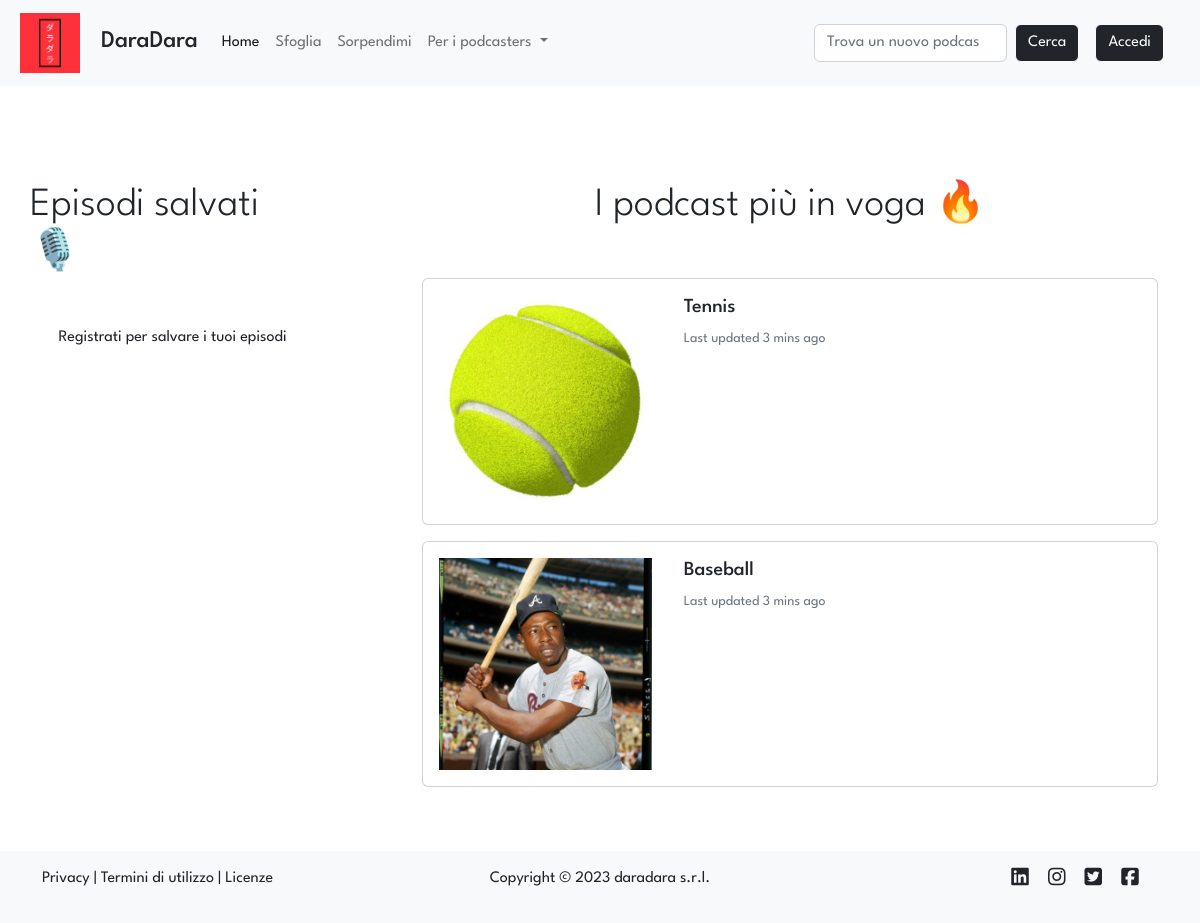
Before: / with the older database file.
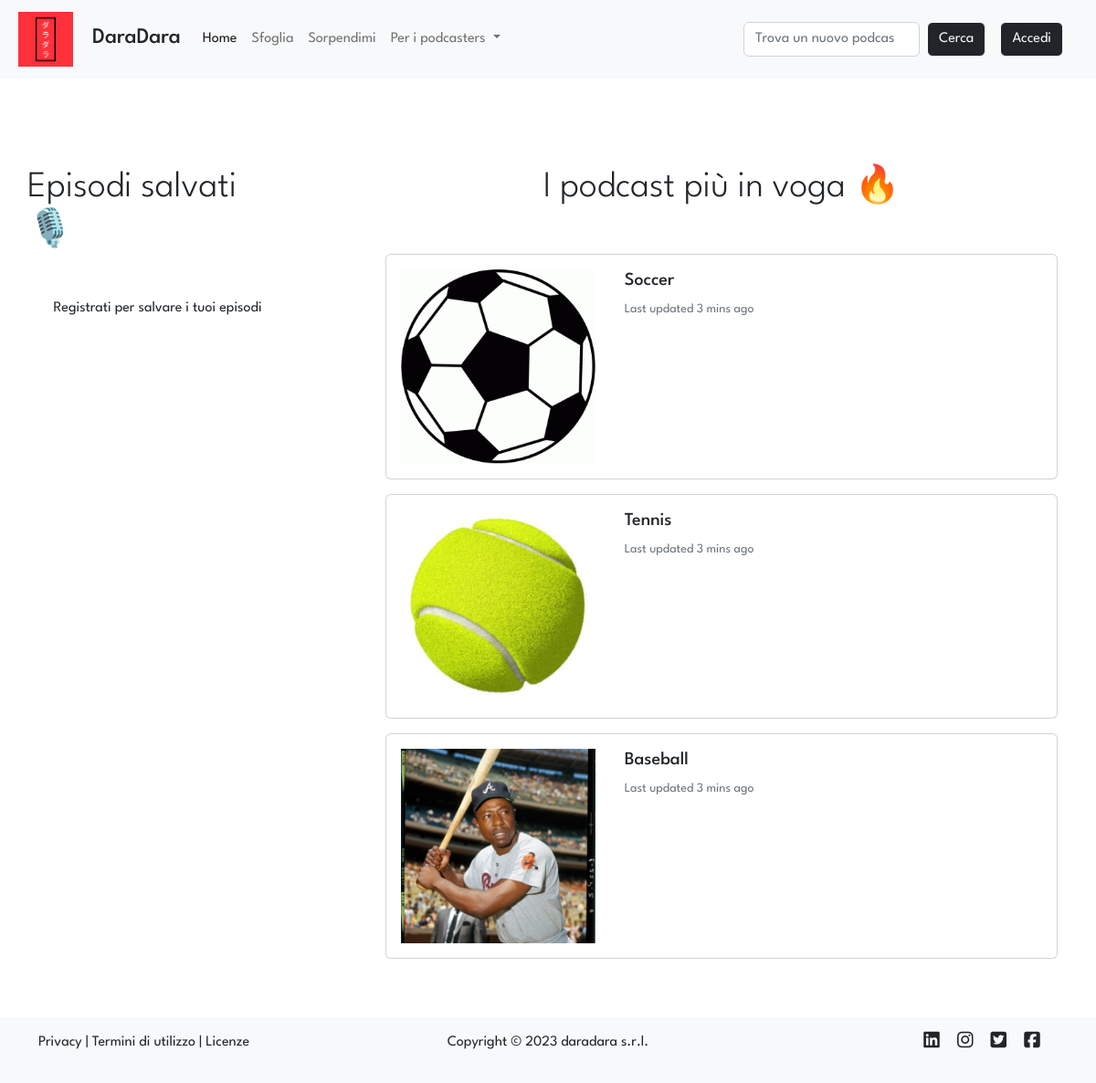
After: the same page with the newer database file.
### tables this page shows
CREATE TABLE "podcasts" (
	"id"	INTEGER NOT NULL UNIQUE,
	"title"	TEXT NOT NULL UNIQUE,
	"desc"	TEXT NOT NULL,
	"img"	TEXT NOT NULL,
	"id_user"	INTEGER NOT NULL,
	FOREIGN KEY("id_user") REFERENCES "users"("id"),
	PRIMARY KEY("id" AUTOINCREMENT)
);

### app.py (the view)
@app.route('/')
def index():
    if current_user.is_authenticated: # type: ignore
        saves = dao.get_saves_join_episodes_podcasts(current_user.id) # type: ignore
    else:
        saves = []
    onfire = dao.get_podcasts_onfire(number_of_podcasts=3)
    return render_template('index.html', saves=saves, onfire = onfire)

### data/dao.py (called while the page is built)
def get_podcasts_onfire(number_of_podcasts=5):
    conn, cursor = connect()
    podcast = []
    try:
        sql = "SELECT podcasts.id, COUNT(follows.id_user) AS 'n_follows', podcasts.title, podcasts.desc, podcasts.img FROM podcasts, follows WHERE podcasts.id = follows.id_podcast GROUP BY podcasts.id ORDER BY n_follows DESC"
        cursor.execute(sql)
        podcast = cursor.fetchall()
    except Exception as e:
        print(e)
    close(conn, cursor)
    return podcast[:number_of_podcasts]

def connect():
    conn = sqlite3.connect(PATH)
    conn.row_factory = sqlite3.Row
    cursor = conn.cursor()
    return conn, cursor

def close(conn, cursor):
    cursor.close()
    conn.close()

### templates/index.html (shortened to what this page needs)
{% extends 'layout.html' %}
{% block homeActive %}active{% endblock %}
{% block content %}
<div class="row">
    <aside class="col-12 col-lg-3">
        <div class="row d-flex justify-content-center display-6 my-4 my-lg-5">Episodi salvati 🎙️</div>
        {% if current_user.is_authenticated %}
        {% if saves|length %}
            {% for save in saves[:5] %}
            <div class="row card mb-3 mx-2 mx-lg-0">
                <div class="row g-0">
                    <div class="col-2 col-lg-4 d-flex justify-content-around align-items-center">
                        <a href="{{url_for('episode', id_pod=save.id, id_ep=save.ep_id)}}">
                        <img class="card-img img-fluid p-1 p-lg-2" src="{{url_for('static', filename='uploads/images/covers/{0}{1}'.format(save.id, save.img))}}" class="card-img-left img-fluid h-100 w-100 d-block mx-auto" alt='podcast "{{save.title}}" image'>
                        </a>
                    </div>
                    <div class="col-10 col-lg-8">
                        <div class="card-body">
                            <a href="{{url_for('episode', id_pod=save.id, id_ep=save.ep_id)}}"><h5 class="card-title">{{ save.title }}</h5></a>
                            <a href="{{url_for('podcast', id=save.id)}}"><p class="card-text"><small class="text-muted">{{save.podcast_title}}</small></p></a>
                        </div>
                    </div>
                    <div class="card-footer d-flex justify-content-center justify-content-lg-start">
                        <a href="{{url_for('episode', id_pod=save.id, id_ep=save.ep_id)}}#player" class="btn btn-light btn-outline-dark"><i class="fa-solid fa-play me-2"></i>Riproduci l'episodio</a>
                    </div>
                </div>
            </div>
            {% endfor %}
            <nav aria-label="Page navigation example">
                <ul class="pagination">
                <li class="page-item"><a class="page-link" href="#">Previous</a></li>
                <li class="page-item"><a class="page-link" href="#">1</a></li>
                <li class="page-item"><a class="page-link" href="#">2</a></li>
                <li class="page-item"><a class="page-link" href="#">3</a></li>
                <li class="page-item"><a class="page-link" href="#">Next</a></li>
                </ul>
            </nav>
        {% else %}
            <div class="card text-center">
                <div class="card-header">
                    <h5 class="card-title mb-0">Nulla da vedere! 👀</h5>
                </div>
                <div class="card-body">
                    <p class="card-text">Salva i tuoi episodi preferiti per vederli qui la prossima volta!</p>
                    <a href="#" class="btn btn-primary">Cerca nuovi podcast</a>
                </div>
            </div>
        {% endif %}
        {% else%}
            <div class="text-center" >Registrati per salvare i tuoi episodi</div>
        {% endif %}
    </aside>
    <main class="col-12 col-lg offset-lg-1">
        <div class="row d-flex justify-content-center display-6 my-4 my-lg-5">I podcast più in voga 🔥</div>
        {% for podcast in onfire %}
        <a href="{{url_for('podcast', id=podcast.id)}}">
        <div class="row card mb-3 mx-2 mx-lg-0">
            <div class="row g-0">
                <div class="col-2 col-lg-4 d-flex justify-content-around align-items-center">
                    <img class="card-img img-fluid p-1 p-lg-3" src="{{url_for('static', filename='uploads/images/covers/{0}{1}'.format(podcast.id, podcast.img))}}" class="card-img-left img-fluid h-100 w-100 d-block mx-auto" alt="podcast {{i}} image">
                </div>
                <div class="col-10 col-lg-8">
                    <div class="card-body">
                        <h5 class="card-title">{{ podcast.title }}</h5>
                        <p class="card-text"><small class="text-muted">Last updated 3 mins ago</small></p>
                    </div>
                </div>
            </div>
        </div>
        </a>
        {% endfor %}
    </main>
</div>
{% endblock %}

### templates/layout.html (shortened to what this page needs)
<!DOCTYPE html>
<html lang="it">
<head>
    <link href="https://cdn.jsdelivr.net/npm/bootstrap@5.2.3/dist/css/bootstrap.min.css" rel="stylesheet">
    <link href="{{url_for('static', filename='stylesheets/layout.css')}}" rel="stylesheet" >
</head>
<body>
    <nav class="navbar navbar-expand-lg bg-light">
        <div class="container-fluid mx-2">
            <a class="navbar-brand" href="{{ url_for('index') }}">
                <img class="img-fluid nav-img" src="{{url_for('static', filename='ico/daradara_medium.png')}}" alt="Logo DaraDara">
                <h4 class="d-inline-block mt-0 ms-3">DaraDara</h4>
            </a>
            <div class="collapse navbar-collapse" id="navbarSupportedContent">
            <ul class="navbar-nav me-auto mb-2 mb-lg-0">
                <li class="nav-item">
                <a class="nav-link {% block homeActive %}{% endblock %}" aria-current="page" href="{{ url_for('index') }}">Home</a>
                </li>
                <li class="nav-item">
                <a class="nav-link {% block searchActive %}{% endblock %}" href="#">Sfoglia</a>
                </li>
                <li class="nav-item">
                    <a class="nav-link {% block discoverActive %}{% endblock %}" href="#">Sorpendimi</a>
                </li>
                <li class="nav-item dropdown">
                <a class="nav-link dropdown-toggle" href="#" role="button" data-bs-toggle="dropdown" aria-expanded="false">
                    Per i podcasters
                </a>
                </li>
            </ul>
            <form class="d-flex" role="search">
                <input class="form-control me-2" type="search" placeholder="Trova un nuovo podcast" aria-label="Search">
                <button class="btn btn-outline-light btn-dark" type="submit">Cerca</button>
            </form>
            {% if not current_user.is_authenticated %}
            <a href = "{{ url_for('login') }}"><button type="button" id="loginBtn" class="btn btn-outline-light btn-dark my-3 my-lg-0 mx-lg-3">Accedi</button></a>
            {% endif %}
            </div>
        </div>
    </nav>
    <div class="container mt-5">
        {% block content %}{% endblock %}
    </div>
    <footer class="bg-light py-3 mt-5">
        <div class="container">
            <div class="row">
                <div class="col-4">
                    <p>
                        <a href="#">Privacy</a> | <a href="#">Termini di utilizzo</a> | <a href="#">Licenze</a>
                    </p>
                </div>
                <div class="col">
                    <p class="text-center">Copyright &copy; 2023 daradara s.r.l.</p>
                </div>
                <div class="col-2 offset-2 d-flex flex-row-reverse justify-content-evenly social-icons">
                    <a href="#"><i class="fab fa-facebook-square fa-lg"></i></a>
                    <a href="#"><i class="fab fa-twitter-square fa-lg"></i></a>
                    <a href="#"><i class="fab fa-instagram fa-lg"></i></a>
                    <a href="#"><i class="fab fa-linkedin fa-lg"></i></a>
                </div>
            </div>
        </div>
    </footer>
</body>
</html>

### static/stylesheets/layout.css (style rules this page uses)
* { font-family: 'League Spartan', sans-serif; }
a:not(.stock-a, .nav-link) { color: inherit; text-decoration: none; }
.nav-img { max-width: 60px; max-height: 60px; }

Changed rows visible on the page:
added podcasts: id+img (picture), title "Soccer"
